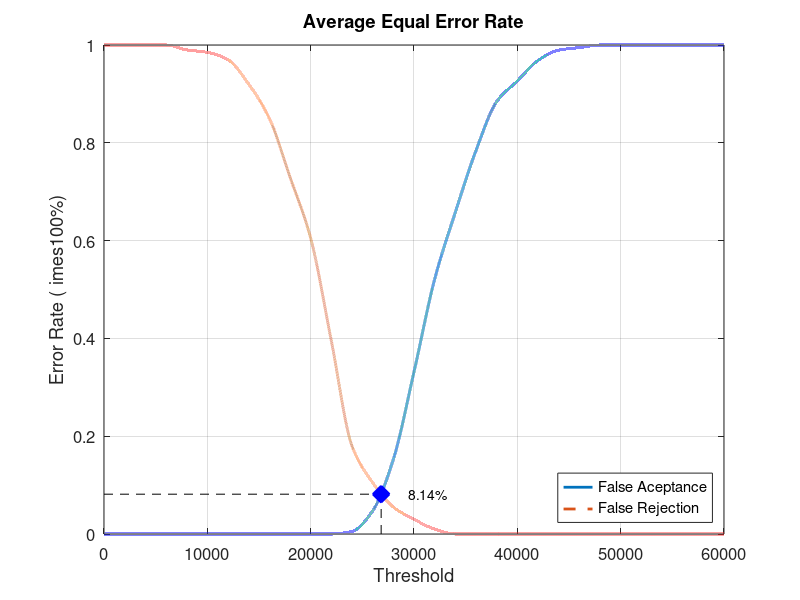
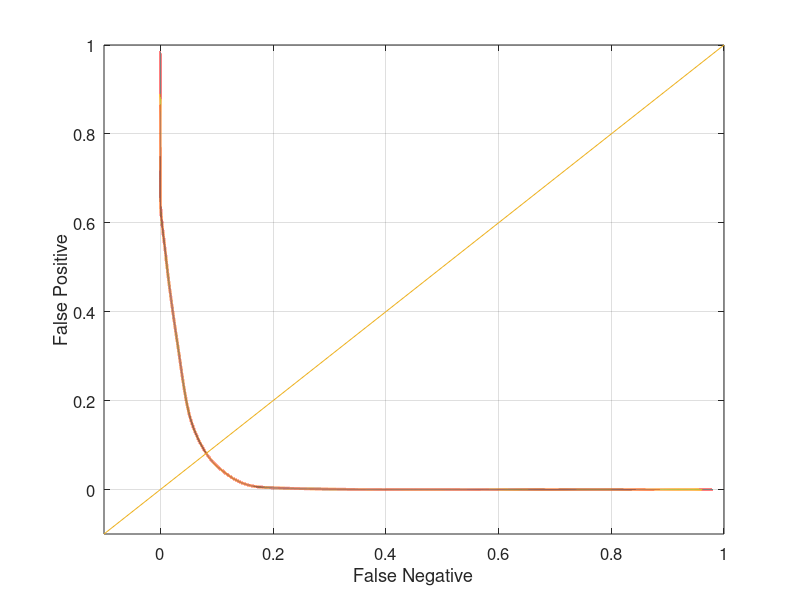

Reproduce these figures in MATLAB, in order.
close all;
clear;
clc;
x = 0:2000:60000;
xq = 0:0.5:60000;

y0 = [0 0 0 0 0 0 0 0 0 0 0 0 0.00526316 0.0473684 0.152632 0.331579 0.521053 0.657895 0.784211 0.884211 0.926316 0.968421 0.989474 0.994737 1 1 1 1 1 1 1]
yy0 = interp1(x, y0, xq, 'pchip');
y1 = [1 1 1 1 0.99 0.985 0.97 0.92 0.85 0.73 0.605 0.395 0.18 0.105 0.055 0.03 0.01 0 0 0 0 0 0 0 0 0 0 0 0 0 0]
yy1 = interp1(x, y1, xq, 'pchip');

% Calculating EER: 
y2 = abs(y0 - y1);
find(y2 == min(y2))
yy2 = abs(yy0 - yy1);
xEER = find(yy2 == min(yy2));
xEERIndex = xq(xEER) % X-axis EER
yEER = yy0(xEER) % Y-axis EER

main = figure
plot(xq, yy0,'-','LineWidth', 2);	hold on
plot(xq, yy1,'--','LineWidth', 2);	hold on
plot([xEERIndex xEERIndex], [0 yEER], 'k--');	hold on
plot([0 xEERIndex], [yEER yEER], 'k--');	hold on
plot(xEERIndex, yEER, 'bx', 'LineWidth', 10);	hold on
text(xEERIndex + 10 * xEERIndex / 100, yEER, [num2str(round((10000 * yEER)) / 100) '%'])
legend('False Aceptance', 'False Rejection', 'Location', 'SouthEast')
xlabel('Threshold')
ylabel('Error Rate (	imes100%)')
title('Average Equal Error Rate')
set(gca, 'FontSize', 12)
axis([0 60000 0 1])
grid on

print(main, 'Database5_4Main', '-dpng');
FNRxFPR = figure('Color', [1 1 1]);
plot(yy1, yy0, '-', yy1, yy0, 'LineWidth', 2);
hold on
y = -0.1:0.1:1
plot(y, y); 
set(gca, 'FontSize', 12)
xlabel('False Negative')
ylabel('False Positive')
axis([-0.1 1 -0.1 1])
set(gca, 'FontSize', 12)
grid on

print(FNRxFPR, 'Database5_4FNRxFPR','-dpng');
